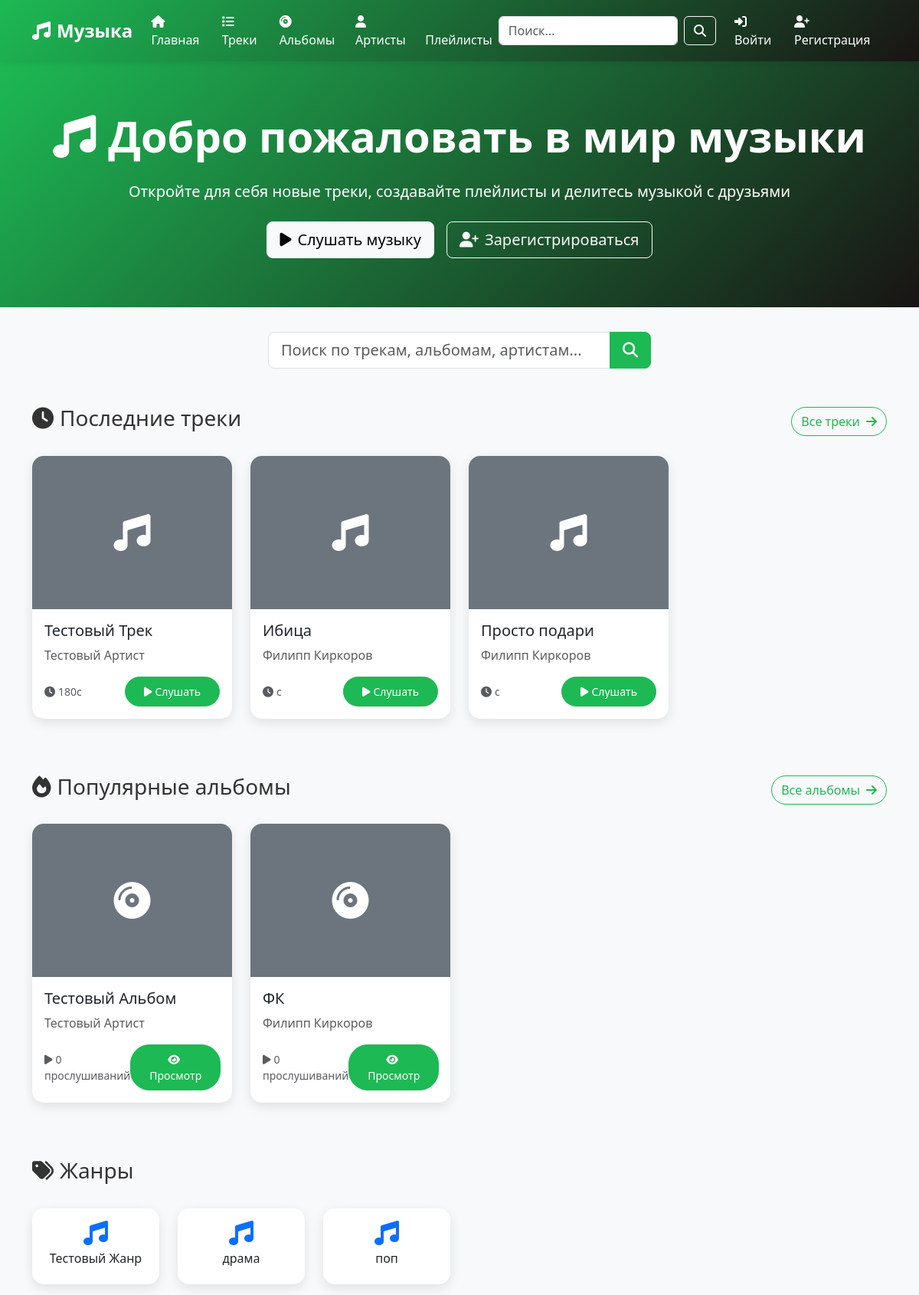
Before: / (upper part) with the older database file.
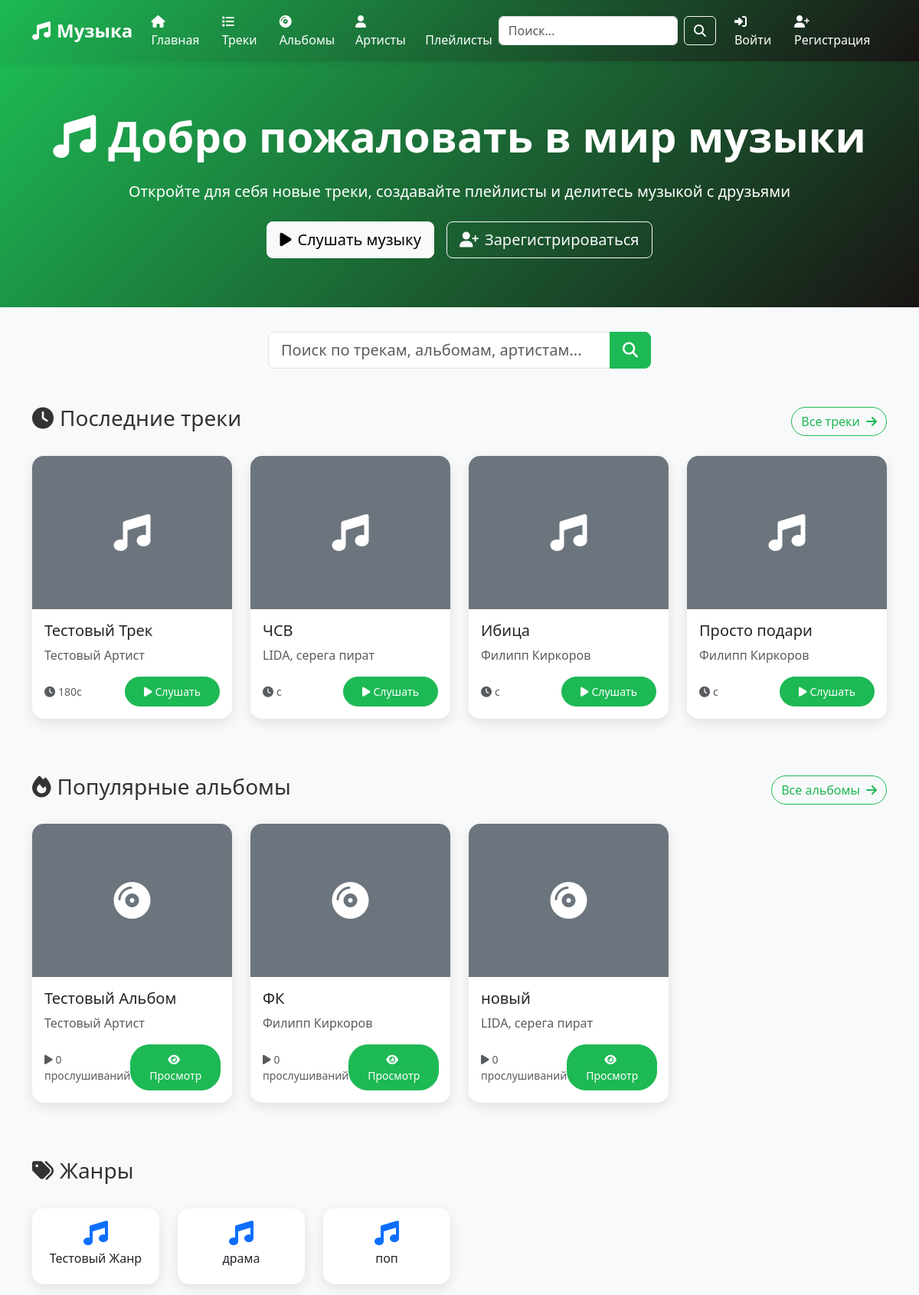
After: the same page with the newer database file.
### music/models.py (models this page shows, shortened)
class Track(models.Model):
    id = models.UUIDField(primary_key=True, default=uuid.uuid4, editable=False)
    name = models.CharField(max_length=200, verbose_name='Название трека')
    album = models.ForeignKey(Album, on_delete=models.CASCADE, verbose_name='Альбом', null=True, blank=True)
    duration = models.PositiveIntegerField(verbose_name='Продолжительность (в секундах)', null=True, blank=True)
    file = models.FileField(upload_to='tracks/', verbose_name='Файл трека', null=True, blank=True)
    play_count = models.PositiveIntegerField(default=0, verbose_name='Количество прослушиваний')
    genres = models.ManyToManyField(Genre, through='TrackGenre', verbose_name='Жанры')
    class Meta:
        db_table = 'трек'
        verbose_name = 'Трек'
        verbose_name_plural = 'Треки'

class Album(models.Model):
    id = models.UUIDField(primary_key=True, default=uuid.uuid4, editable=False)
    name = models.CharField(max_length=200, verbose_name='Название альбома')
    group = models.ForeignKey(Group, on_delete=models.CASCADE, null=True, blank=True, verbose_name='Группа')
    artist = models.ForeignKey(Artist, on_delete=models.CASCADE, null=True, blank=True, verbose_name='Артист')
    release_date = models.DateField(null=True, blank=True, verbose_name='Дата выпуска')
    photo = models.ImageField(upload_to='albums/', null=True, blank=True, verbose_name='Обложка альбома')
    play_count = models.PositiveIntegerField(default=0, verbose_name='Количество прослушиваний')
    class Meta:
        db_table = 'альбомы'
        verbose_name = 'Альбом'
        verbose_name_plural = 'Альбомы'

class Artist(models.Model):
    id = models.UUIDField(primary_key=True, default=uuid.uuid4, editable=False)
    name = models.CharField(max_length=200, verbose_name='Имя артиста')
    avatar = models.ImageField(upload_to='artists/', null=True, blank=True, verbose_name='Аватар')
    biography = models.TextField(blank=True, verbose_name='Биография')
    artist_role = models.CharField(max_length=100, blank=True, verbose_name='Роль артиста')
    class Meta:
        db_table = 'артисты'
        verbose_name = 'Артист'
        verbose_name_plural = 'Артисты'

class Genre(models.Model):
    id = models.UUIDField(primary_key=True, default=uuid.uuid4, editable=False)
    name = models.CharField(max_length=100, unique=True, verbose_name='Название жанра')
    class Meta:
        db_table = 'жанры'
        verbose_name = 'Жанр'
        verbose_name_plural = 'Жанры'

class Group(models.Model):
    id = models.UUIDField(primary_key=True, default=uuid.uuid4, editable=False)
    name = models.CharField(max_length=200, verbose_name='Название группы')
    description = models.TextField(blank=True, verbose_name='Описание группы')
    photo = models.ImageField(upload_to='groups/', null=True, blank=True, verbose_name='Фото группы')
    class Meta:
        db_table = 'группа'
        verbose_name = 'Группа'
        verbose_name_plural = 'Группы'

### music/views.py (the view)
# urls.py: 2. Add a URL to urlpatterns:  path('', views.home, name='home')
def home(request):
    latest_tracks = Track.objects.select_related('album', 'album__artist', 'album__group').order_by('-id')[:8]
    popular_albums = Album.objects.select_related('artist', 'group').order_by('-play_count')[:4]
    genres = Genre.objects.all()[:6]
    context = {
        'latest_tracks': latest_tracks,
        'popular_albums': popular_albums,
        'genres': genres,
    }
    return render(request, 'music/home.html', context)

### music/templates/music/home.html (shortened to what the changed rows need)
{% extends 'music/base.html' %}
{% block content %}
<section class="hero-section">
    <div class="container text-center">
        <h1 class="display-4 fw-bold mb-4">
            <i class="fas fa-music me-3"></i>Добро пожаловать в мир музыки
        </h1>
    </div>
</section>
<div class="container">
    <section class="mb-5">
        <div class="d-flex justify-content-between align-items-center mb-4">
            <h2 class="h3">
                <i class="fas fa-clock me-2"></i>Последние треки
            </h2>
        </div>
        <div class="row">
            {% for track in latest_tracks %}
                <div class="col-lg-3 col-md-4 col-sm-6 mb-4">
                    <div class="card h-100">
                        {% if track.album.photo_url %}
                            <img src="{{ track.album.photo_url }}" class="card-img-top" alt="{{ track.name }}">
                        {% else %}
                            <div class="card-img-top bg-secondary d-flex align-items-center justify-content-center">
                                <i class="fas fa-music fa-3x text-white"></i>
                            </div>
                        {% endif %}
                        <div class="card-body d-flex flex-column">
                            <h5 class="card-title">{{ track.name }}</h5>
                            <p class="card-text text-muted">
                                {% if track.album.artist %}
                                    {{ track.album.artist.name }}
                                {% elif track.album.group %}
                                    {{ track.album.group.name }}
                                {% endif %}
                            </p>
                            <div class="mt-auto">
                                <div class="d-flex justify-content-between align-items-center">
                                    <small class="text-muted">
                                        <i class="fas fa-clock me-1"></i>{{ track.duration|floatformat:0 }}с
                                    </small>
                                    <a href="{% url 'music:track_detail' track.pk %}" class="btn btn-primary btn-sm">
                                        <i class="fas fa-play me-1"></i>Слушать
                                    </a>
                                </div>
                            </div>
                        </div>
                    </div>
                </div>
            {% empty %}
                <div class="col-12 text-center">
                    <div class="alert alert-info">
                        <i class="fas fa-info-circle me-2"></i>Пока нет треков. Будьте первым, кто добавит музыку!
                    </div>
                </div>
            {% endfor %}
        </div>
    </section>
    <section class="mb-5">
        <div class="d-flex justify-content-between align-items-center mb-4">
            <h2 class="h3">
                <i class="fas fa-fire me-2"></i>Популярные альбомы
            </h2>
        </div>
        <div class="row">
            {% for album in popular_albums %}
                <div class="col-lg-3 col-md-4 col-sm-6 mb-4">
                    <div class="card h-100">
                        {% if album.photo_url %}
                            <img src="{{ album.photo_url }}" class="card-img-top" alt="{{ album.name }}">
                        {% else %}
                            <div class="card-img-top bg-secondary d-flex align-items-center justify-content-center">
                                <i class="fas fa-compact-disc fa-3x text-white"></i>
                            </div>
                        {% endif %}
                        <div class="card-body d-flex flex-column">
                            <h5 class="card-title">{{ album.name }}</h5>
                            <p class="card-text text-muted">
                                {% if album.artist %}
                                    {{ album.artist.name }}
                                {% elif album.group %}
                                    {{ album.group.name }}
                                {% endif %}
                            </p>
                            <div class="mt-auto">
                                <div class="d-flex justify-content-between align-items-center">
                                    <small class="text-muted">
                                        <i class="fas fa-play me-1"></i>{{ album.play_count }} прослушиваний
                                    </small>
                                    <a href="{% url 'music:album_detail' album.pk %}" class="btn btn-primary btn-sm">
                                        <i class="fas fa-eye me-1"></i>Просмотр
                                    </a>
                                </div>
                            </div>
                        </div>
                    </div>
                </div>
            {% empty %}
                <div class="col-12 text-center">
                    <div class="alert alert-info">
                        <i class="fas fa-info-circle me-2"></i>Пока нет альбомов. Будьте первым, кто добавит альбом!
                    </div>
                </div>
            {% endfor %}
        </div>
    </section>
    <section class="mb-5">
        <div class="d-flex justify-content-between align-items-center mb-4">
            <h2 class="h3">
                <i class="fas fa-tags me-2"></i>Жанры
            </h2>
        </div>
        <div class="row">
            {% for genre in genres %}
                <div class="col-lg-2 col-md-3 col-sm-4 col-6 mb-3">
                    <a href="{% url 'music:track_list' %}?genre={{ genre.name }}" class="text-decoration-none">
                        <div class="card text-center h-100">
                            <div class="card-body">
                                <i class="fas fa-music fa-2x text-primary mb-2"></i>
                                <h6 class="card-title">{{ genre.name }}</h6>
                            </div>
                        </div>
                    </a>
                </div>
            {% empty %}
                <div class="col-12 text-center">
                    <div class="alert alert-info">
                        <i class="fas fa-info-circle me-2"></i>Пока нет жанров. Будьте первым, кто добавит жанр!
                    </div>
                </div>
            {% endfor %}
        </div>
    </section>
</div>
{% endblock %}

Changed rows visible on the page:
added Track: name "ЧСВ", album.group.name "LIDA, серега пират"
added Album: name "новый", group.name "LIDA, серега пират", play_count "0"
